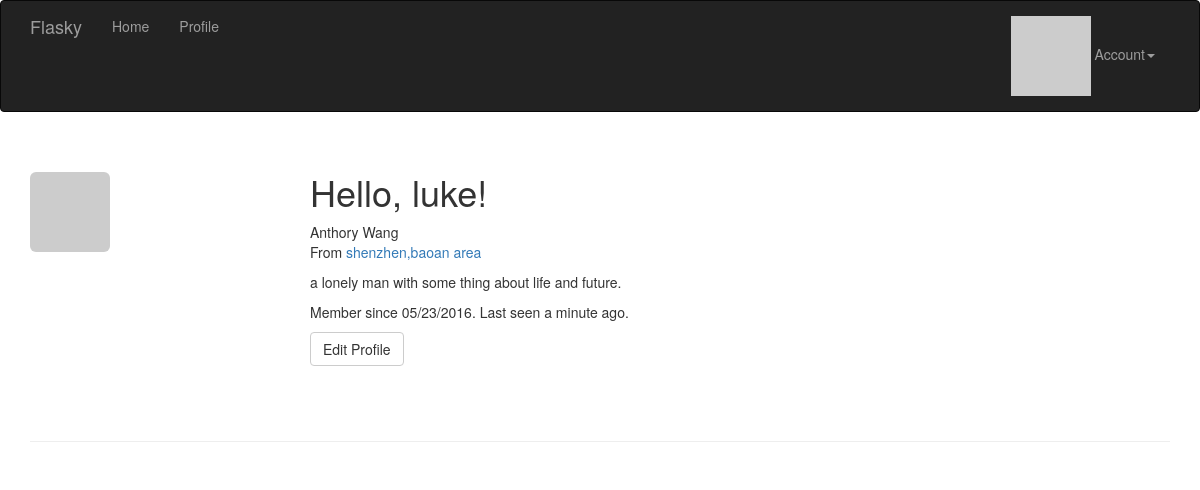
The page /user/luke (signed in) on the database its author committed.
### app/models.py (models this page shows, shortened)
class User(UserMixin, db.Model):
    __tablename__ = 'users'
    id = db.Column(db.Integer, primary_key=True)
    email = db.Column(db.String(64), unique=True, index=True)
    username = db.Column(db.String(64), unique=True, index=True)
    role_id = db.Column(db.Integer, db.ForeignKey('roles.id'))
    password_hash = db.Column(db.String(128))
    confirmed = db.Column(db.Boolean, default=False)
    name = db.Column(db.String(64))
    location = db.Column(db.String(64))
    about_me = db.Column(db.Text())
    member_since = db.Column(db.DateTime(), default=datetime.utcnow)
    last_seen = db.Column(db.DateTime(), default=datetime.utcnow)
    avatar_hash = db.Column(db.String(32))
    posts = db.relationship('Post', backref='author', lazy='dynamic')
    @property
    def password(self):
        raise AttributeError('password is not a readable attribute')
    def can(self, perssions):
        return self.role is not None and \
            (self.role.perssions & perssions) == perssions
    def is_administrator(self):
        return self.can(Permission.ADMINISTER)
    def ping(self):
        self.last_seen = datetime.utcnow()
        db.session.add(self)
    def gravatar(self, size=256, default="identicon", rating="g"):
        if request.is_secure:
            url = 'https://secure.gravatar.com/avatar'
        else:
            url = 'http://www.gravatar.com/avatar'
        hash = self.avatar_hash or hashlib.md5(
                self.email.encode('utf-8')).hexdigest()
        return '{url}/{hash}?s={size}&d={default}&r={rating}'.format(
                url=url, hash=hash, size=size, default=default, rating=rating)

### app/main/views.py (the view)
@main.route('/user/<username>')
def user(username):
    user = User.query.filter_by(username=username).first()
    if user is None:
        abort(404)
    return render_template('user.html', user=user)

### app/auth/views.py (called while the page is built)
@auth.before_app_request
def before_request():
    if current_user.is_authenticated:
        current_user.ping()
        if not current_user.confirmed \
               and request.endpoint[:5] != 'auth.' \
               and request.endpoint != 'static':
            return redirect(url_for('auth.unconfirmed'))

### app/main/__init__.py (called while the page is built)
@main.app_context_processor
def inject_perssions():
    return dict(Permission=Permission)

### app/models.py (called while the page is built)
@login_manager.user_loader
def load_user(user_id):
    return User.query.get(int(user_id))

### app/templates/user.html (shortened to what this page needs)
{% extends "base.html" %}
{% block page_content %}
<div class="page-header">
  <img class="img-rounded profile-thumbnail" src="{{ user.gravatar(size=256) }}">
  <div class="profile-header">
    <h1>Hello, {{ user.username }}!</h1>
    {% if user.name or user.location %}
    <p>
      {% if user.name %}
        {{ user.name }}
      {% endif %}
      <br >
      {% if user.location %}
         From <a href="http://maps.baidu.com/?q={{ user.username }}">{{ user.location }}</a>
      {% endif %}
    </p>
    {% endif %}
    {% if user.about_me %}<p>{{ user.about_me }}</p>{% endif %}
    <p>
      Member since {{ moment(user.member_since).format('L') }}.
      Last seen {{ moment(user.last_seen).fromNow() }}.
    </p>
    <p>
      {% if user == current_user %}
      <a class="btn btn-default" href="{{ url_for('.edit_profile') }}">
         Edit Profile
      </a>
      {% endif %}
    </p>
  </div>
</div>
{% endblock %}

### app/static/css/styles.css (style rules this page uses)
.profile-thumbnail { position: absolute; }
.profile-header { min-height: 260px; margin-left: 280px; }

### rows shown on the page
User: username "luke", name "Anthory Wang", location "shenzhen,baoan area", about_me "a lonely man with some thing about life and future.", member_since "05/23/2016", last_seen "a minute ago"
